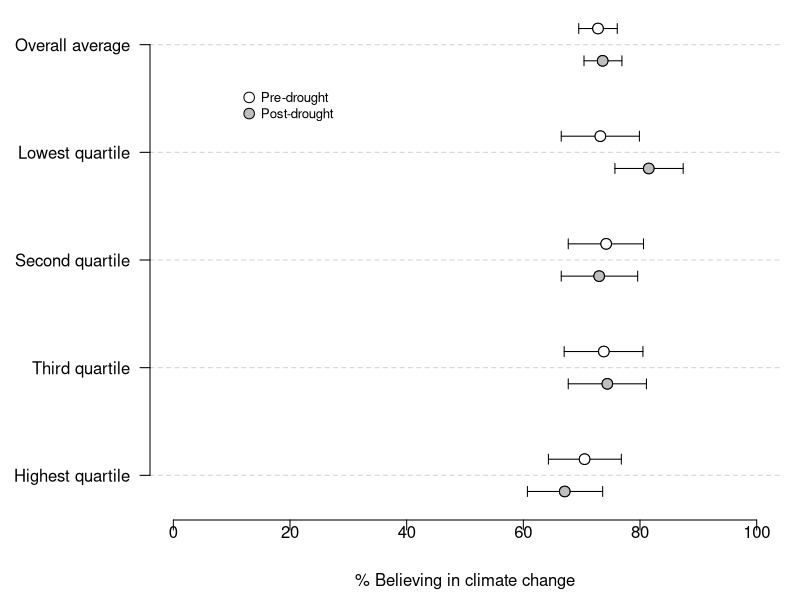
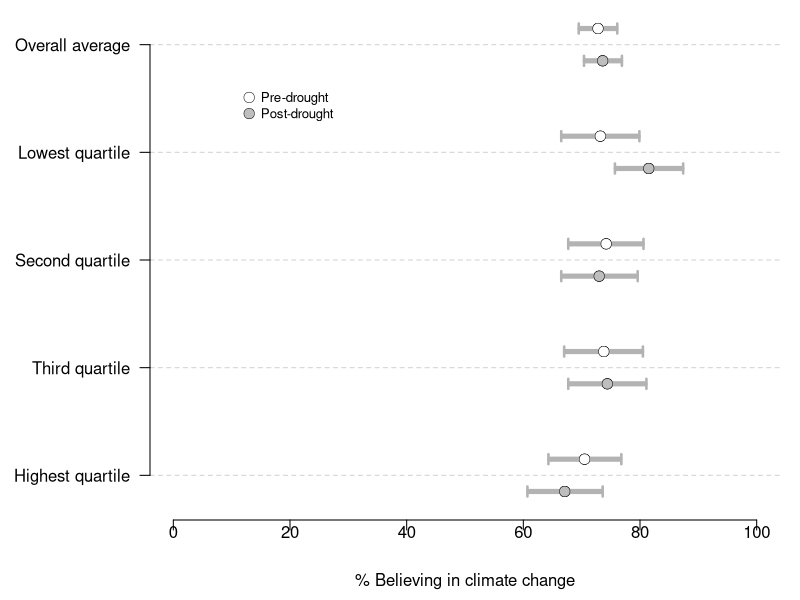

R code for these plots, in order:
# Set up data. Severity will provide the labels, pre is the pre-drought mean (i.e., effect size estimate), post is the post-drought mean. lowerCIpre and upperCIpre are the lower and upper bounds of the 95% confidence intervals for the pre-drought data, lowerCIpost and upperCIpost are the same for the post-drought data. If I were fancier, I could calculate those and store them as variables rather than manually input them from prior analysis. But I'm not that fancy.

severity = c("Overall average","Lowest quartile","Second quartile","Third quartile","Highest quartile")
pre = c(72.8,73.2,74.2,73.8,70.5)
post = c(73.6,81.5,73.0,74.4,67.1)
lowerCIpre = c(69.5,66.5,67.7,67.0,64.3)
upperCIpre = c(76.1,79.9,80.6,80.5,76.8)
lowerCIpost = c(70.4,75.7,66.5,67.7,60.7)
upperCIpost = c(76.9,87.4,79.6,81.1,73.6)


# Generate numbers for the y-axis. Note that we won't actually print the y-axis, but this helps to set it up.

y.axis <- length(severity):1

# Generate an adjustment value to move the dots up or down so you can see the intervals. You can, uh, adjust the adjustment value until you like how it looks.
adjustment <- 0.15

# Now, the actual graph.
png("climateBinYoY-CIs.png", height = 6, width = 8.5, units = "in",res=600)


par(mar=c(4.5,7.5,.5,1), lheight = .3)

plot(pre, y.axis + adjustment, type = "p", axes=F, xlab = "% Believing in climate change", ylab = "", cex = 1.4, xlim = c(0,100), ylim = c(min(y.axis - adjustment), max(y.axis + adjustment)), main = "")

abline(h = y.axis, lty = 2, lwd = 1, col = "light grey")

points(post, y.axis - adjustment, pch = 21, cex = 1.4, bg = "gray" )

# CI Bars using the arrows command. lwd adjusts line width
arrows(lowerCIpre, y.axis + adjustment, upperCIpre, y.axis + adjustment, code = 3, length = 0.05, angle = 90)

arrows(lowerCIpost, y.axis - adjustment, upperCIpost, y.axis - adjustment, code = 3, length = 0.05, angle = 90)

# re-draw the dots to make them appear over the CI lines
points(pre, y.axis + adjustment, pch = 21, cex = 1.4, bg = "white" )
points(post, y.axis - adjustment, pch = 21, cex = 1.4, bg = "gray" )

# Add in the axes
axis(1,at = seq(0,100, by = 20), label = seq(0,100, by = 20), mgp = c(.5,.6,.50), cex.axis = 1)
axis(2, at = y.axis, label = severity, las = 1, tick = T, cex.axis =1.0)


# Key labels
text(15,4.5, "Pre-drought", adj=0, cex = .8)
text(15,4.35, "Post-drought", adj=0, cex = .8)
points(13,4.51, cex = 1.4)
points(13,4.36,pch = 21, bg = "gray", cex = 1.4)

dev.off()


# Another way of displaying the error bars is as plain old lines, not arrows. This requires a few hacks (using segments and arrows, for example) and reducing the outline of the points (using lwd) for aesthetic purposes. I think the aesthetics of this could be improved, but this will do for now.

png("climateBinYoY-errorlines.png", height = 6, width = 8.5, units = "in",res=600)

par(mar=c(4.5,7.5,.5,1), lheight = .3)

plot(pre, y.axis + adjustment, type = "p", axes=F, xlab = "% Believing in climate change", ylab = "", cex = 1.4, xlim = c(0,100), ylim = c(min(y.axis - adjustment), max(y.axis + adjustment)), main = "", lwd = 0.5)

abline(h = y.axis, lty = 2, lwd = 1, col = "light grey")

points(post, y.axis - adjustment, pch = 21, cex = 1.4, bg = "gray", lwd = 0.5 )

# Use a combination of the arrows and segments command to create the error bars. The segments makes the lines and the arrows makes the end of the lines.

arrows(lowerCIpre, y.axis + adjustment, upperCIpre, y.axis + adjustment, code = 3, length = 0.05, angle = 90, col = "gray70", lwd = 2.5)
segments(lowerCIpre, y.axis + adjustment, upperCIpre, y.axis + adjustment, col = "gray70", lwd = 5, lend = 1)

arrows(lowerCIpost, y.axis - adjustment, upperCIpost, y.axis - adjustment, code = 3, length = 0.05, angle = 90, col = "gray70", lwd = 2.5)
segments(lowerCIpost, y.axis - adjustment, upperCIpost, y.axis - adjustment, col = "gray70", lwd = 5, lend = 1)

# re-draw the dots to make them appear over the CI lines
points(pre, y.axis + adjustment, pch = 21, cex = 1.4, bg = "white", lwd = 0.5 )
points(post, y.axis - adjustment, pch = 21, cex = 1.4, bg = "gray", lwd = 0.5 )

# Add the axes
axis(1,at = seq(0,100, by = 20), label = seq(0,100, by = 20), mgp = c(.5,.6,.50), cex.axis = 1)

axis(2, at = y.axis, label = severity, las = 1, tick = T, cex.axis =1.0)

# Key labels
text(15,4.5, "Pre-drought", adj=0, cex = .8) 
text(15,4.35, "Post-drought", adj=0, cex = .8)
points(13,4.51, cex = 1.4, lwd = 0.5)
points(13,4.36,pch = 21, bg = "gray", cex = 1.4, lwd = 0.5)

dev.off()
